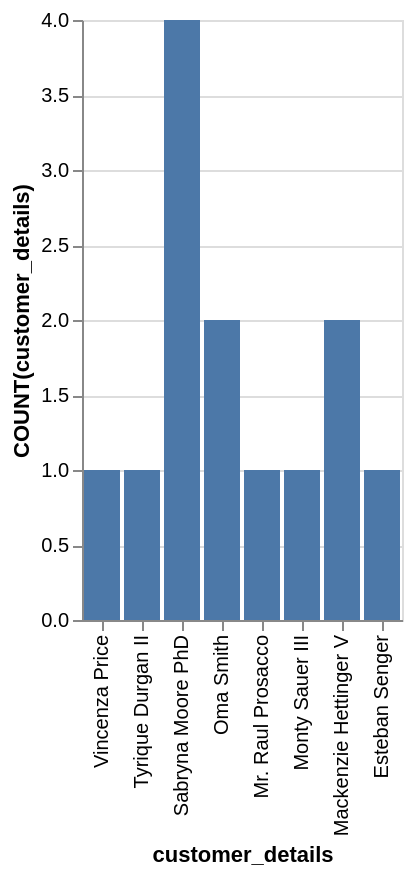

Describe this chart as a Vega-Lite specification.
### Vega-Lite specification from a JSON file in a GitHub repository (floating-point values rounded to 4 significant figures)
{"data": {"values": [{"x_data": "Vincenza Price", "y_data": 1}, {"x_data": "Tyrique Durgan II", "y_data": 1}, {"x_data": "Sabryna Moore PhD", "y_data": 4}, {"x_data": "Oma Smith", "y_data": 2}, {"x_data": "Mr. Raul Prosacco", "y_data": 1}, {"x_data": "Monty Sauer III", "y_data": 1}, {"x_data": "Mackenzie Hettinger V", "y_data": 2}, {"x_data": "Esteban Senger", "y_data": 1}]}, "mark": "bar", "encoding": {"x": {"field": "x_data", "type": "nominal", "title": "customer_details", "sort": "descending"}, "y": {"field": "y_data", "type": "quantitative", "title": "COUNT(customer_details)"}}}
